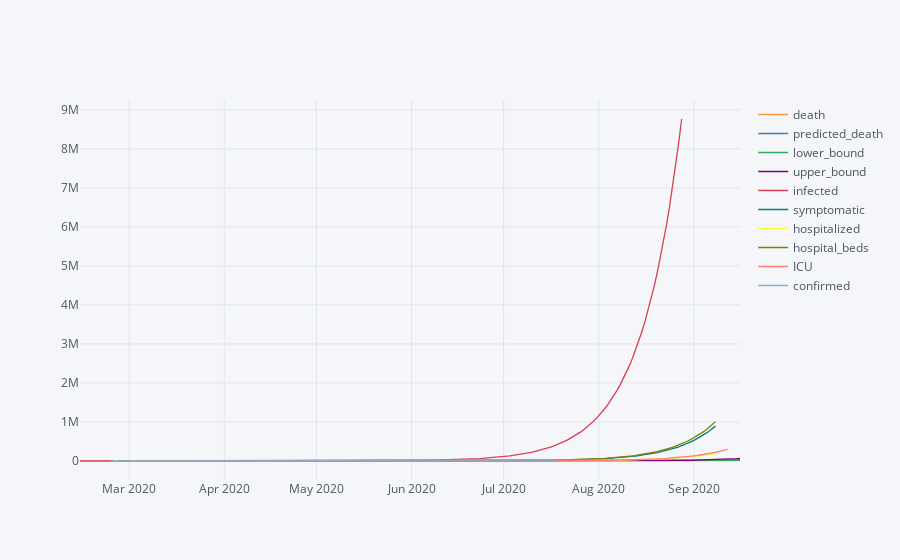

The notebook cell saved with this chart:
### Code cell
daily_metrics.iplot()

### Figure 1 — Plotly figure (JSON) as saved in the notebook; plotly's stock layout.template omitted (floating-point values rounded to 4 significant figures; data arrays with more than 128 entries replaced by an {"elided": "..."} marker saying what was removed)
{"data": [{"line": {"color": "rgba(255, 153, 51, 1.0)", "dash": "solid", "shape": "linear", "width": 1.3}, "mode": "lines", "name": "death", "text": "", "type": "scatter", "x": {"elided": "216 str values"}, "y": {"elided": "216 mixed values"}}, {"line": {"color": "rgba(55, 128, 191, 1.0)", "dash": "solid", "shape": "linear", "width": 1.3}, "mode": "lines", "name": "predicted_death", "text": "", "type": "scatter", "x": {"elided": "216 str values"}, "y": {"elided": "216 mixed values"}}, {"line": {"color": "rgba(50, 171, 96, 1.0)", "dash": "solid", "shape": "linear", "width": 1.3}, "mode": "lines", "name": "lower_bound", "text": "", "type": "scatter", "x": {"elided": "216 str values"}, "y": {"elided": "216 mixed values"}}, {"line": {"color": "rgba(128, 0, 128, 1.0)", "dash": "solid", "shape": "linear", "width": 1.3}, "mode": "lines", "name": "upper_bound", "text": "", "type": "scatter", "x": {"elided": "216 str values"}, "y": {"elided": "216 mixed values"}}, {"line": {"color": "rgba(219, 64, 82, 1.0)", "dash": "solid", "shape": "linear", "width": 1.3}, "mode": "lines", "name": "infected", "text": "", "type": "scatter", "x": {"elided": "216 str values"}, "y": {"elided": "216 mixed values"}}, {"line": {"color": "rgba(0, 128, 128, 1.0)", "dash": "solid", "shape": "linear", "width": 1.3}, "mode": "lines", "name": "symptomatic", "text": "", "type": "scatter", "x": {"elided": "216 str values"}, "y": {"elided": "216 mixed values"}}, {"line": {"color": "rgba(255, 255, 51, 1.0)", "dash": "solid", "shape": "linear", "width": 1.3}, "mode": "lines", "name": "hospitalized", "text": "", "type": "scatter", "x": {"elided": "216 str values"}, "y": {"elided": "216 mixed values"}}, {"line": {"color": "rgba(128, 128, 0, 1.0)", "dash": "solid", "shape": "linear", "width": 1.3}, "mode": "lines", "name": "hospital_beds", "text": "", "type": "scatter", "x": {"elided": "216 str values"}, "y": {"elided": "216 mixed values"}}, {"line": {"color": "rgba(251, 128, 114, 1.0)", "dash": "solid", "shape": "linear", "width": 1.3}, "mode": "lines", "name": "ICU", "text": "", "type": "scatter", "x": {"elided": "216 str values"}, "y": {"elided": "216 mixed values"}}, {"line": {"color": "rgba(128, 177, 211, 1.0)", "dash": "solid", "shape": "linear", "width": 1.3}, "mode": "lines", "name": "confirmed", "text": "", "type": "scatter", "x": {"elided": "216 str values"}, "y": {"elided": "216 mixed values"}}], "layout": {"legend": {"bgcolor": "#F5F6F9", "font": {"color": "#4D5663"}}, "paper_bgcolor": "#F5F6F9", "plot_bgcolor": "#F5F6F9", "title": {"font": {"color": "#4D5663"}}, "xaxis": {"gridcolor": "#E1E5ED", "showgrid": true, "tickfont": {"color": "#4D5663"}, "title": {"font": {"color": "#4D5663"}, "text": ""}, "zerolinecolor": "#E1E5ED"}, "yaxis": {"gridcolor": "#E1E5ED", "showgrid": true, "tickfont": {"color": "#4D5663"}, "title": {"font": {"color": "#4D5663"}, "text": ""}, "zerolinecolor": "#E1E5ED"}}}
